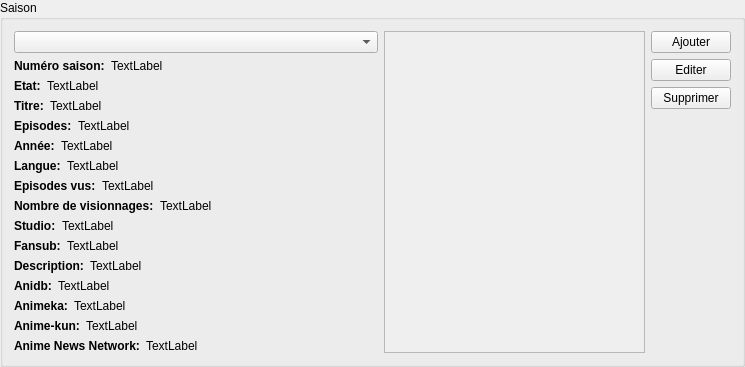
         <widget class="QGroupBox" name="groupBox">
          <property name="title">
           <string>Saison</string>
          </property>
          <layout class="QHBoxLayout" name="horizontalLayout_28">
           <item>
            <layout class="QVBoxLayout" name="verticalLayout_8">
             <item>
              <widget class="QComboBox" name="comboBox"/>
             </item>
             <item>
              <layout class="QHBoxLayout" name="horizontalLayout_10">
               <item>
                <widget class="QLabel" name="label_25">
                 <property name="font">
                  <font>
                   <weight>75</weight>
                   <bold>true</bold>
                  </font>
                 </property>
                 <property name="text">
                  <string>Numéro saison:</string>
                 </property>
                </widget>
               </item>
               <item>
                <widget class="QLabel" name="label_24">
                 <property name="sizePolicy">
                  <sizepolicy hsizetype="Expanding" vsizetype="Preferred">
                   <horstretch>0</horstretch>
                   <verstretch>0</verstretch>
                  </sizepolicy>
                 </property>
                 <property name="minimumSize">
                  <size>
                   <width>71</width>
                   <height>0</height>
                  </size>
                 </property>
                 <property name="text">
                  <string>TextLabel</string>
                 </property>
                </widget>
               </item>
              </layout>
             </item>
             <item>
              <layout class="QHBoxLayout" name="horizontalLayout_19">
               <item>
                <widget class="QLabel" name="label_31">
                 <property name="font">
                  <font>
                   <weight>75</weight>
                   <bold>true</bold>
                  </font>
                 </property>
                 <property name="text">
                  <string>Etat:</string>
                 </property>
                </widget>
               </item>
               <item>
                <widget class="QLabel" name="label_32">
                 <property name="sizePolicy">
                  <sizepolicy hsizetype="Expanding" vsizetype="Preferred">
                   <horstretch>0</horstretch>
                   <verstretch>0</verstretch>
                  </sizepolicy>
                 </property>
                 <property name="minimumSize">
                  <size>
                   <width>81</width>
                   <height>0</height>
                  </size>
                 </property>
                 <property name="text">
                  <string>TextLabel</string>
                 </property>
                 <property name="alignment">
                  <set>Qt::AlignLeading|Qt::AlignLeft|Qt::AlignVCenter</set>
                 </property>
                </widget>
               </item>
              </layout>
             </item>
             <item>
              <layout class="QHBoxLayout" name="horizontalLayout_11">
               <item>
                <widget class="QLabel" name="label_2">
                 <property name="font">
                  <font>
                   <weight>75</weight>
                   <bold>true</bold>
                  </font>
                 </property>
                 <property name="text">
                  <string>Titre:</string>
                 </property>
                </widget>
               </item>
               <item>
                <widget class="QLabel" name="label_5">
                 <property name="sizePolicy">
                  <sizepolicy hsizetype="Expanding" vsizetype="Preferred">
                   <horstretch>0</horstretch>
                   <verstretch>0</verstretch>
                  </sizepolicy>
                 </property>
                 <property name="minimumSize">
                  <size>
                   <width>201</width>
                   <height>0</height>
                  </size>
                 </property>
                 <property name="text">
                  <string>TextLabel</string>
                 </property>
                </widget>
               </item>
              </layout>
             </item>
             <item>
              <layout class="QHBoxLayout" name="horizontalLayout_18">
               <item>
                <widget class="QLabel" name="label_16">
                 <property name="font">
                  <font>
                   <weight>75</weight>
                   <bold>true</bold>
                  </font>
                 </property>
                 <property name="text">
                  <string>Episodes:</string>
                 </property>
                </widget>
               </item>
               <item>
                <widget class="QLabel" name="label_20">
                 <property name="sizePolicy">
                  <sizepolicy hsizetype="Expanding" vsizetype="Preferred">
                   <horstretch>0</horstretch>
                   <verstretch>0</verstretch>
                  </sizepolicy>
                 </property>
                 <property name="minimumSize">
                  <size>
                   <width>41</width>
                   <height>0</height>
                  </size>
                 </property>
                 <property name="layoutDirection">
                  <enum>Qt::LeftToRight</enum>
                 </property>
                 <property name="text">
                  <string>TextLabel</string>
                 </property>
                 <property name="alignment">
                  <set>Qt::AlignLeading|Qt::AlignLeft|Qt::AlignVCenter</set>
                 </property>
                </widget>
               </item>
              </layout>
             </item>
             <item>
              <layout class="QHBoxLayout" name="horizontalLayout_12">
               <item>
                <widget class="QLabel" name="label_3">
                 <property name="font">
                  <font>
                   <weight>75</weight>
                   <bold>true</bold>
                  </font>
                 </property>
                 <property name="text">
                  <string>Année:</string>
                 </property>
                </widget>
               </item>
               <item>
                <widget class="QLabel" name="label_7">
                 <property name="sizePolicy">
                  <sizepolicy hsizetype="Expanding" vsizetype="Preferred">
                   <horstretch>0</horstretch>
                   <verstretch>0</verstretch>
                  </sizepolicy>
                 </property>
                 <property name="minimumSize">
                  <size>
                   <width>91</width>
                   <height>0</height>
                  </size>
                 </property>
                 <property name="text">
                  <string>TextLabel</string>
                 </property>
                </widget>
               </item>
              </layout>
             </item>
             <item>
              <layout class="QHBoxLayout" name="horizontalLayout_20">
               <item>
                <widget class="QLabel" name="label_38">
                 <property name="font">
                  <font>
                   <weight>75</weight>
                   <bold>true</bold>
                  </font>
                 </property>
                 <property name="text">
                  <string>Langue:</string>
                 </property>
                </widget>
               </item>
               <item>
                <widget class="QLabel" name="label_39">
                 <property name="sizePolicy">
                  <sizepolicy hsizetype="Expanding" vsizetype="Preferred">
                   <horstretch>0</horstretch>
                   <verstretch>0</verstretch>
                  </sizepolicy>
                 </property>
                 <property name="minimumSize">
                  <size>
                   <width>281</width>
                   <height>0</height>
                  </size>
                 </property>
                 <property name="text">
                  <string>TextLabel</string>
                 </property>
                </widget>
               </item>
              </layout>
             </item>
             <item>
              <layout class="QHBoxLayout" name="horizontalLayout_17">
               <item>
                <widget class="QLabel" name="label_17">
                 <property name="font">
                  <font>
                   <weight>75</weight>
                   <bold>true</bold>
                  </font>
                 </property>
                 <property name="text">
                  <string>Episodes vus:</string>
                 </property>
                </widget>
               </item>
               <item>
                <widget class="QLabel" name="label_21">
                 <property name="sizePolicy">
                  <sizepolicy hsizetype="Expanding" vsizetype="Preferred">
                   <horstretch>0</horstretch>
                   <verstretch>0</verstretch>
                  </sizepolicy>
                 </property>
                 <property name="minimumSize">
                  <size>
                   <width>41</width>
                   <height>0</height>
                  </size>
                 </property>
                 <property name="layoutDirection">
                  <enum>Qt::LeftToRight</enum>
                 </property>
                 <property name="text">
                  <string>TextLabel</string>
                 </property>
                 <property name="alignment">
                  <set>Qt::AlignLeading|Qt::AlignLeft|Qt::AlignVCenter</set>
                 </property>
                </widget>
               </item>
              </layout>
             </item>
             <item>
              <layout class="QHBoxLayout" name="horizontalLayout_16">
               <item>
                <widget class="QLabel" name="label_27">
                 <property name="enabled">
                  <bool>true</bool>
                 </property>
                 <property name="font">
                  <font>
                   <weight>75</weight>
                   <bold>true</bold>
                  </font>
                 </property>
                 <property name="text">
                  <string>Nombre de visionnages:</string>
                 </property>
                </widget>
               </item>
               <item>
                <widget class="QLabel" name="label_28">
                 <property name="enabled">
                  <bool>true</bool>
                 </property>
                 <property name="sizePolicy">
                  <sizepolicy hsizetype="Expanding" vsizetype="Preferred">
                   <horstretch>0</horstretch>
                   <verstretch>0</verstretch>
                  </sizepolicy>
                 </property>
                 <property name="minimumSize">
                  <size>
                   <width>41</width>
                   <height>0</height>
                  </size>
                 </property>
                 <property name="layoutDirection">
                  <enum>Qt::LeftToRight</enum>
                 </property>
                 <property name="autoFillBackground">
                  <bool>false</bool>
                 </property>
                 <property name="text">
                  <string>TextLabel</string>
                 </property>
                 <property name="alignment">
                  <set>Qt::AlignLeading|Qt::AlignLeft|Qt::AlignVCenter</set>
                 </property>
                </widget>
               </item>
              </layout>
             </item>
             <item>
              <layout class="QHBoxLayout" name="horizontalLayout_13">
               <item>
                <widget class="QLabel" name="label_4">
                 <property name="font">
                  <font>
                   <weight>75</weight>
                   <bold>true</bold>
                  </font>
                 </property>
                 <property name="text">
                  <string>Studio:</string>
                 </property>
                </widget>
               </item>
               <item>
                <widget class="QLabel" name="label">
                 <property name="sizePolicy">
                  <sizepolicy hsizetype="Expanding" vsizetype="Preferred">
                   <horstretch>0</horstretch>
                   <verstretch>0</verstretch>
                  </sizepolicy>
                 </property>
                 <property name="minimumSize">
                  <size>
                   <width>91</width>
                   <height>0</height>
                  </size>
                 </property>
                 <property name="text">
                  <string>TextLabel</string>
                 </property>
                </widget>
               </item>
              </layout>
             </item>
             <item>
              <layout class="QHBoxLayout" name="horizontalLayout_14">
               <item>
                <widget class="QLabel" name="label_6">
                 <property name="enabled">
                  <bool>true</bool>
                 </property>
                 <property name="font">
                  <font>
                   <weight>75</weight>
                   <bold>true</bold>
                  </font>
                 </property>
                 <property name="text">
                  <string>Fansub:</string>
                 </property>
                </widget>
               </item>
               <item>
                <widget class="QLabel" name="label_8">
                 <property name="enabled">
                  <bool>true</bool>
                 </property>
                 <property name="sizePolicy">
                  <sizepolicy hsizetype="Expanding" vsizetype="Preferred">
                   <horstretch>0</horstretch>
                   <verstretch>0</verstretch>
                  </sizepolicy>
                 </property>
                 <property name="minimumSize">
                  <size>
                   <width>311</width>
                   <height>0</height>
                  </size>
                 </property>
                 <property name="text">
                  <string>TextLabel</string>
                 </property>
                </widget>
               </item>
              </layout>
             </item>
             <item>
              <layout class="QHBoxLayout" name="horizontalLayout_15">
               <item>
                <widget class="QLabel" name="label_22">
                 <property name="font">
                  <font>
                   <weight>75</weight>
                   <bold>true</bold>
                  </font>
                 </property>
                 <property name="text">
                  <string>Description:</string>
                 </property>
                </widget>
               </item>
               <item>
                <widget class="QLabel" name="label_23">
                 <property name="sizePolicy">
                  <sizepolicy hsizetype="Expanding" vsizetype="Preferred">
                   <horstretch>0</horstretch>
                   <verstretch>0</verstretch>
                  </sizepolicy>
                 </property>
                 <property name="minimumSize">
                  <size>
                   <width>281</width>
                   <height>0</height>
                  </size>
                 </property>
                 <property name="text">
                  <string>TextLabel</string>
                 </property>
                </widget>
               </item>
              </layout>
             </item>
             <item>
              <layout class="QHBoxLayout" name="horizontalLayout_22">
               <item>
                <widget class="QLabel" name="label_49">
                 <property name="font">
                  <font>
                   <weight>75</weight>
                   <bold>true</bold>
                  </font>
                 </property>
                 <property name="text">
                  <string>Anidb:</string>
                 </property>
                </widget>
               </item>
               <item>
                <widget class="QLabel" name="label_52">
                 <property name="sizePolicy">
                  <sizepolicy hsizetype="Expanding" vsizetype="Preferred">
                   <horstretch>0</horstretch>
                   <verstretch>0</verstretch>
                  </sizepolicy>
                 </property>
                 <property name="minimumSize">
                  <size>
                   <width>281</width>
                   <height>0</height>
                  </size>
                 </property>
                 <property name="text">
                  <string>TextLabel</string>
                 </property>
                </widget>
               </item>
              </layout>
             </item>
             <item>
              <layout class="QHBoxLayout" name="horizontalLayout_23">
               <item>
                <widget class="QLabel" name="label_53">
                 <property name="font">
                  <font>
                   <weight>75</weight>
                   <bold>true</bold>
                  </font>
                 </property>
                 <property name="text">
                  <string>Animeka:</string>
                 </property>
                </widget>
               </item>
               <item>
                <widget class="QLabel" name="label_54">
                 <property name="sizePolicy">
                  <sizepolicy hsizetype="Expanding" vsizetype="Preferred">
                   <horstretch>0</horstretch>
                   <verstretch>0</verstretch>
                  </sizepolicy>
                 </property>
                 <property name="minimumSize">
                  <size>
                   <width>281</width>
                   <height>0</height>
                  </size>
                 </property>
                 <property name="text">
                  <string>TextLabel</string>
                 </property>
                </widget>
               </item>
              </layout>
             </item>
             <item>
              <layout class="QHBoxLayout" name="horizontalLayout_24">
               <item>
                <widget class="QLabel" name="label_55">
                 <property name="font">
                  <font>
                   <weight>75</weight>
                   <bold>true</bold>
                  </font>
                 </property>
                 <property name="text">
                  <string>Anime-kun:</string>
                 </property>
                </widget>
               </item>
               <item>
                <widget class="QLabel" name="label_56">
                 <property name="sizePolicy">
                  <sizepolicy hsizetype="Expanding" vsizetype="Preferred">
                   <horstretch>0</horstretch>
                   <verstretch>0</verstretch>
                  </sizepolicy>
                 </property>
                 <property name="minimumSize">
                  <size>
                   <width>281</width>
                   <height>0</height>
                  </size>
                 </property>
                 <property name="text">
                  <string>TextLabel</string>
                 </property>
                </widget>
               </item>
              </layout>
             </item>
             <item>
              <layout class="QHBoxLayout" name="horizontalLayout_25">
               <item>
                <widget class="QLabel" name="label_57">
                 <property name="font">
                  <font>
                   <weight>75</weight>
                   <bold>true</bold>
                  </font>
                 </property>
                 <property name="text">
                  <string>Anime News Network:</string>
                 </property>
                </widget>
               </item>
               <item>
                <widget class="QLabel" name="label_58">
                 <property name="sizePolicy">
                  <sizepolicy hsizetype="Expanding" vsizetype="Preferred">
                   <horstretch>0</horstretch>
                   <verstretch>0</verstretch>
                  </sizepolicy>
                 </property>
                 <property name="minimumSize">
                  <size>
                   <width>0</width>
                   <height>0</height>
                  </size>
                 </property>
                 <property name="text">
                  <string>TextLabel</string>
                 </property>
                </widget>
               </item>
              </layout>
             </item>
            </layout>
           </item>
           <item>
            <widget class="QScrollArea" name="scrollArea">
             <property name="minimumSize">
              <size>
               <width>261</width>
               <height>181</height>
              </size>
             </property>
             <property name="widgetResizable">
              <bool>true</bool>
             </property>
             <widget class="QWidget" name="scrollAreaWidgetContents">
              <property name="geometry">
               <rect>
                <x>0</x>
                <y>0</y>
                <width>255</width>
                <height>175</height>
               </rect>
              </property>
              <layout class="QGridLayout" name="gridLayout_3">
               <item row="0" column="0">
                <widget class="QLabel" name="label_35">
                 <property name="enabled">
                  <bool>true</bool>
                 </property>
                 <property name="text">
                  <string/>
                 </property>
                 <property name="textFormat">
                  <enum>Qt::PlainText</enum>
                 </property>
                 <property name="scaledContents">
                  <bool>true</bool>
                 </property>
                 <property name="alignment">
                  <set>Qt::AlignLeading|Qt::AlignLeft|Qt::AlignTop</set>
                 </property>
                 <property name="wordWrap">
                  <bool>true</bool>
                 </property>
                </widget>
               </item>
              </layout>
             </widget>
            </widget>
           </item>
           <item>
            <layout class="QVBoxLayout" name="verticalLayout_6">
             <item>
              <widget class="QPushButton" name="pushButton_5">
               <property name="maximumSize">
                <size>
                 <width>91</width>
                 <height>27</height>
                </size>
               </property>
               <property name="toolTip">
                <string>Ajoute une nouvelle saison à la série sélectionnée</string>
               </property>
               <property name="text">
                <string>Ajouter</string>
               </property>
               <property name="icon">
                <iconset>
                 <normaloff>icons/edit-add-4.ico</normaloff>icons/edit-add-4.ico</iconset>
               </property>
              </widget>
             </item>
             <item>
              <widget class="QPushButton" name="pushButton_4">
               <property name="maximumSize">
                <size>
                 <width>91</width>
                 <height>27</height>
                </size>
               </property>
               <property name="toolTip">
                <string>Editer les informations de la saison sélectionné</string>
               </property>
               <property name="text">
                <string>Editer</string>
               </property>
               <property name="icon">
                <iconset>
                 <normaloff>icons/document-properties-4.ico</normaloff>icons/document-properties-4.ico</iconset>
               </property>
              </widget>
             </item>
             <item>
              <widget class="QPushButton" name="pushButton_6">
               <property name="maximumSize">
                <size>
                 <width>91</width>
                 <height>27</height>
                </size>
               </property>
               <property name="toolTip">
                <string>Supprime la saison sélectionnée</string>
               </property>
               <property name="text">
                <string>Supprimer</string>
               </property>
               <property name="icon">
                <iconset>
                 <normaloff>icons/edit-delete-5.ico</normaloff>icons/edit-delete-5.ico</iconset>
               </property>
              </widget>
             </item>
             <item>
              <spacer name="verticalSpacer">
               <property name="orientation">
                <enum>Qt::Vertical</enum>
               </property>
               <property name="sizeHint" stdset="0">
                <size>
                 <width>20</width>
                 <height>48</height>
                </size>
               </property>
              </spacer>
             </item>
            </layout>
           </item>
          </layout>
         </widget>
